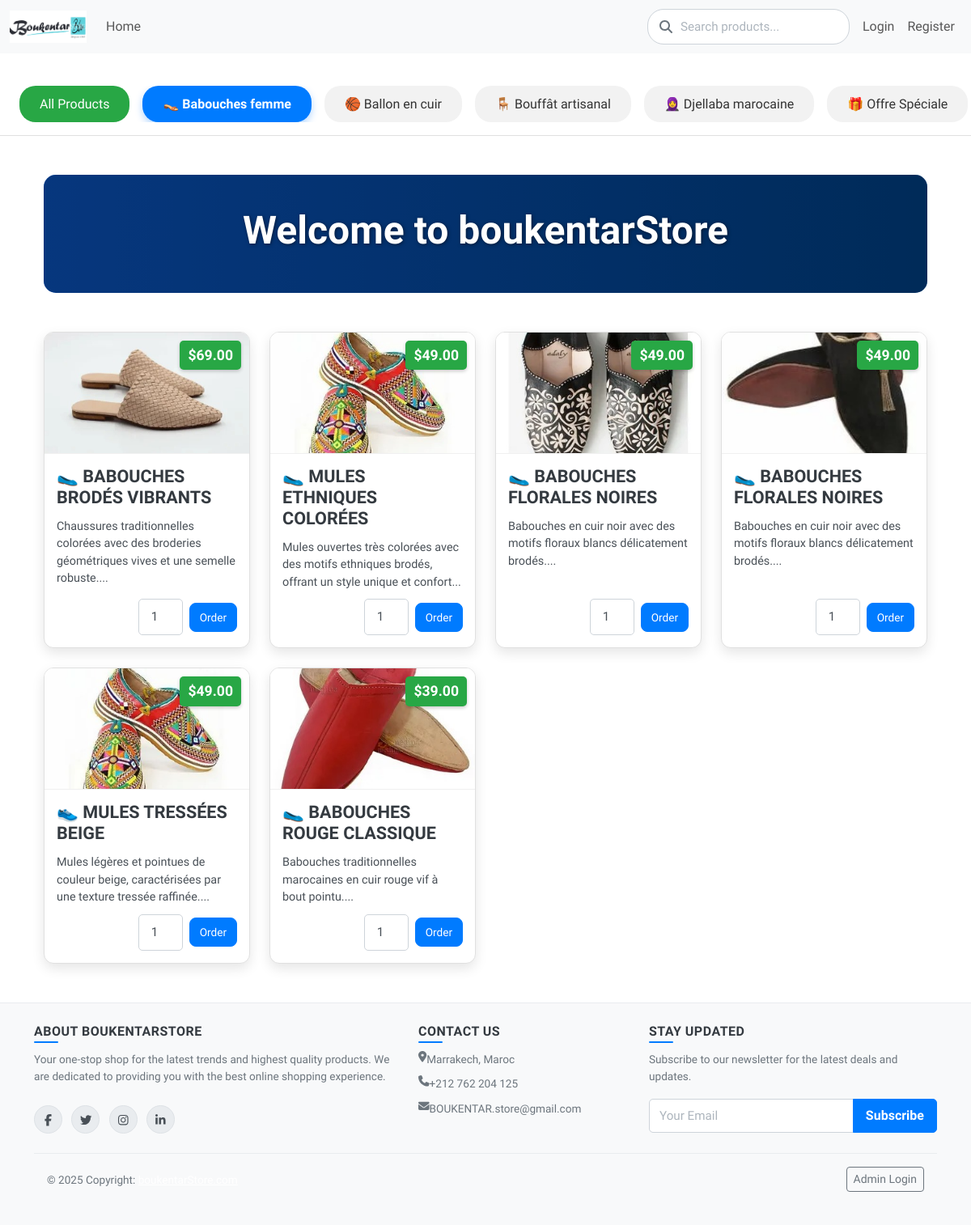
/index.php?category_id=2, run on the app's committed database.
### tables this page shows
CREATE TABLE `categories` (
  `id` int(11) NOT NULL,
  `name` varchar(100) NOT NULL,
  `description` text DEFAULT NULL
);

CREATE TABLE `products` (
  `id` int(11) NOT NULL,
  `category_id` int(11) NOT NULL,
  `name` varchar(255) NOT NULL,
  `description` text NOT NULL,
  `price` decimal(10,2) NOT NULL,
  `stock_quantity` int(10) UNSIGNED NOT NULL DEFAULT 0,
  `image_url` varchar(255) DEFAULT 'default_product_image.png',
  `created_at` timestamp NOT NULL DEFAULT current_timestamp()
);

### index.php (the view, shortened to what this page needs)
<?php
require 'includes/db_connect.php';
require 'includes/header.php';
$products_per_page = 16;
$current_page = isset($_GET['page']) ? (int)$_GET['page'] : 1;
$offset = ($current_page - 1) * $products_per_page;
$sql = "SELECT * FROM products WHERE stock_quantity > 0";
$params = [];
if (isset($_GET['category_id']) && filter_var($_GET['category_id'], FILTER_VALIDATE_INT)) {
    $category_id = $_GET['category_id'];
    $sql .= " AND category_id = ?";
    $params[] = $category_id;
}
$sql .= " ORDER BY created_at DESC LIMIT ? OFFSET ?";
$params[] = $products_per_page;
$params[] = $offset;
$stmt = $pdo->prepare($sql);
$stmt->execute($params);
?>
<main class="container my-5">
    <section class="hero-section text-center mb-5">
        <div class="hero-content">
            <h1 class="welcome-title">Welcome to boukentarStore</h1>
        </div>
    </section>
    <div class="row row-cols-1 row-cols-sm-2 row-cols-md-3 row-cols-lg-4 g-4">
        <?php if ($stmt->rowCount() > 0): ?>
            <?php while($product = $stmt->fetch()): ?>
                <div class="col">
                    <div class="card h-100 product-card">
                        <div class="product-image-container">
                            <img src="images/products/<?php echo htmlspecialchars($product['image_url']); ?>" class="card-img-top product-image" alt="<?php echo htmlspecialchars($product['name']); ?>">
                            <div class="product-price-tag">$<?php echo htmlspecialchars($product['price']); ?></div>
                        </div>
                        <div class="card-body d-flex flex-column">
                            <h5 class="card-title product-title"><?php echo htmlspecialchars($product['name']); ?></h5>
                            <p class="card-text product-description flex-grow-1"><?php echo htmlspecialchars(substr($product['description'], 0, 100)); ?>...</p>
                            <div class="d-flex justify-content-end align-items-center mt-auto">
                                <form action="pages/place_order.php" method="post" class="d-flex align-items-center">
                                    <input type="number" name="quantity" class="form-control form-control-sm me-2" value="1" min="1" max="<?php echo $product['stock_quantity']; ?>" style="width: 70px;" required>
                                    <button type="submit" class="btn btn-primary btn-sm">Order</button>
                                </form>
                            </div>
                        </div>
                    </div>
                </div>
            <?php endwhile; ?>
        <?php else: ?>
            <p class="col-12 text-center">No products found at this time.</p>
        <?php endif; ?>
    </div>
</main>
<?php
require 'includes/footer.php';
?>

### includes/header.php (shortened to what this page needs)
<?php
require_once __DIR__ . '/db_connect.php';
$categories = [];
try {
    $stmt = $pdo->query("SELECT id, name FROM categories ORDER BY name ASC");
    $categories = $stmt->fetchAll(PDO::FETCH_ASSOC);
} catch (PDOException $e) {
    error_log("Error fetching categories: " . $e->getMessage());
}
$active_category_id = isset($_GET['category_id']) ? (int)$_GET['category_id'] : null;
?>
<!DOCTYPE html>
<html lang="en">
<head>
    <link href="https://cdn.jsdelivr.net/npm/bootstrap@5.3.0/dist/css/bootstrap.min.css" rel="stylesheet">
    <link href="/boukentarStore/css/style.css" rel="stylesheet">
</head>
<body>
<nav class="navbar navbar-expand-lg navbar-light bg-light">
    <div class="container-fluid">
        <a class="navbar-brand" href="/boukentarStore/index.php">
            <img src="/boukentarStore/images/boukentarStore.png" alt="boukentarStore Logo" style="height: 40px;">
        </a>
        <div class="collapse navbar-collapse" id="navbarNav">
            <ul class="navbar-nav me-auto mb-2 mb-lg-0">
                <li class="nav-item">
                    <a class="nav-link" href="/boukentarStore/index.php">Home</a>
                </li>
            </ul>
            <form class="search-container d-flex me-2" action="/boukentarStore/index.php" method="GET">
                <i class="fas fa-search search-icon"></i>
                <input class="form-control" type="search" placeholder="Search products..." aria-label="Search" name="search" value="<?php echo isset($_GET['search']) ? htmlspecialchars($_GET['search']) : ''; ?>">
            </form>
            <ul class="navbar-nav">
                <?php if (isset($_SESSION['user_id'])): ?>
                    <li class="nav-item">
                        <a class="nav-link" href="/boukentarStore/pages/my_orders.php">My Orders</a>
                    </li>
                    <li class="nav-item">
                        <a class="nav-link" href="/boukentarStore/pages/logout.php">Logout</a>
                    </li>
                <?php else: ?>
                    <li class="nav-item">
                        <a class="nav-link" href="/boukentarStore/pages/login.php">Login</a>
                    </li>
                    <li class="nav-item">
                        <a class="nav-link" href="/boukentarStore/pages/register.php">Register</a>
                    </li>
                <?php endif; ?>
            </ul>
        </div>
    </div>
</nav>
<?php if (!isset($hide_categories_filter) || !$hide_categories_filter): ?>
<div class="category-container">
    <div class="category-scroll">
        <a class="category-item all-products-item <?php echo !$active_category_id ? 'active' : ''; ?>" href="/boukentarStore/index.php">All Products</a>
        <?php foreach ($categories as $category): ?>
            <a class="category-item <?php echo ($active_category_id === (int)$category['id']) ? 'active' : ''; ?>" href="/boukentarStore/index.php?category_id=<?php echo htmlspecialchars($category['id']); ?>"><?php echo htmlspecialchars($category['name']); ?></a>
        <?php endforeach; ?>
    </div>
</div>
<?php endif; ?>
<div class="container mt-4">

### css/style.css (style rules this page uses)
.welcome-title { font-size: 3rem; font-weight: 600; color: #fff; text-shadow: 1px 1px 4px rgba(0, 0, 0, 0.5); animation: fadeInDown 1s ease-out; }
body { font-family: 'Prompt', sans-serif; }
.col { transition: flex-basis 0.3s ease-in-out, width 0.3s ease-in-out; }
.product-card { border: 1px solid #e0e0e0; border-radius: 12px; overflow: hidden; box-shadow: 0 6px 15px rgba(0, 0, 0, .1); transition: transform .3s ease-in-out, box-shadow .3s ease-in-out; display: flex; flex-direction: column; height: 100%; }
.product-price-tag { position: absolute; top: 10px; right: 10px; background-color: #28a745; color: #fff; padding: 5px 10px; font-size: 1.1rem; font-weight: 700; border-radius: 5px; box-shadow: 0 2px 4px rgba(0, 0, 0, .2); transition: all .3s ease; }
.product-image-container { position: relative; width: 100%; height: 150px; overflow: hidden; border-bottom: 1px solid #f0f0f0; background-color: #f8f8f8; display: flex; justify-content: center; align-items: center; }
.product-image { width: 100%; height: 100%; object-fit: cover; transition: transform .3s ease-in-out; }
.card-body { padding: 15px; display: flex; flex-direction: column; flex-grow: 1; }
.product-title { font-size: 1.35rem; font-weight: 800; color: #343a40; text-transform: uppercase; margin-bottom: 0.75rem; line-height: 1.2; }
.product-description { font-size: 0.9rem; color: #495057; line-height: 1.5; flex-grow: 1; margin-bottom: 10px; }
.product-card .btn-primary { background-color: #007bff; border-color: #007bff; padding: 7px 12px; font-size: .85rem; border-radius: 8px; }
.product-card form .form-control-sm { width: 55px !important; text-align: center; }
.category-container { padding: 1rem 0; background-color: #fff; border-bottom: 1px solid #e0e0e0; }
.category-scroll { display: flex; overflow-x: auto; scrollbar-width: none; -ms-overflow-style: none; padding: 0 1rem; }
.category-item { flex: 0 0 auto; padding: 0.6rem 1.5rem; margin: 0 0.5rem; border-radius: 20px; text-decoration: none; color: #333; background-color: #f2f2f2; font-weight: 500; transition: all 0.3s ease; white-space: nowrap; border: 1px solid transparent; }
.category-item.active { background-color: #007bff; color: #fff; font-weight: 700; box-shadow: 0 4px 10px rgba(0, 123, 255, 0.3); }
.all-products-item { background-color: #28a745; color: #fff; }
.hero-section { background: url('../images/hero-bg.svg') no-repeat center center/cover; padding: 40px 0; border-radius: 15px; color: #fff; position: relative; margin-bottom: 2rem; }
.hero-section::before { content: ''; position: absolute; top: 0; left: 0; right: 0; bottom: 0; background: rgba(0, 0, 0, .5); border-radius: 15px; }
.hero-content { position: relative; z-index: 1; }
.form-control { border-radius: 5px; border: 1px solid #ced4da; padding: 10px 15px; box-shadow: none; transition: border-color 0.2s ease, box-shadow 0.2s ease; font-size: 0.95rem; color: #495057; }
.form-control::placeholder { color: #adb5bd; }
.search-container { position: relative; width: 250px; }
.search-container .form-control { border-radius: 20px; padding-left: 40px; border: 1px solid #ced4da; transition: all 0.3s ease-in-out; }
.search-icon { position: absolute; left: 15px; top: 50%; transform: translateY(-50%); color: #6c757d; transition: color 0.3s ease-in-out; }

### data on the page
categories: name "👡 Babouches femme"
categories: name "🏀 Ballon en cuir"
categories: name "🪑 Bouffât artisanal"
categories: name "🧕 Djellaba marocaine"
categories: name "🎁 Offre Spéciale"
products: image_url (picture), price "69.00", name "🥿 BABOUCHES BRODÉS VIBRANTS", description "Chaussures traditionnelles colorées avec des broderies géométriques vives et une semelle robuste."
products: image_url (picture), price "49.00", name "🥿 MULES ETHNIQUES COLORÉES", description "Mules ouvertes très colorées avec des motifs ethniques brodés, offrant un style unique et confort"
products: image_url (picture), price "49.00", name "🥿 BABOUCHES FLORALES NOIRES", description "Babouches en cuir noir avec des motifs floraux blancs délicatement brodés."
products: image_url (picture), price "49.00", name "🥿 BABOUCHES FLORALES NOIRES", description "Babouches en cuir noir avec des motifs floraux blancs délicatement brodés."
products: image_url (picture), price "49.00", name "👟 MULES TRESSÉES BEIGE", description "Mules légères et pointues de couleur beige, caractérisées par une texture tressée raffinée."
products: image_url (picture), price "39.00", name "🥿 BABOUCHES ROUGE CLASSIQUE", description "Babouches traditionnelles marocaines en cuir rouge vif à bout pointu."
